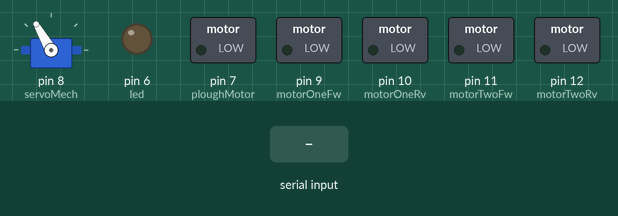
Simulated run of this sketch. Board: Arduino Uno, built with avr-gcc and run on an emulated ATmega328P. Shown: servo, switched loads named in the sketch (green lamp = pin HIGH), output pins drawn as LEDs (lit = HIGH). Dashed ring = blinking. The inputs (shaded band) are chosen by the test bench.

Above: at 1.2 s.
1.3 s: "M" received over Serial
At 1.6 s:
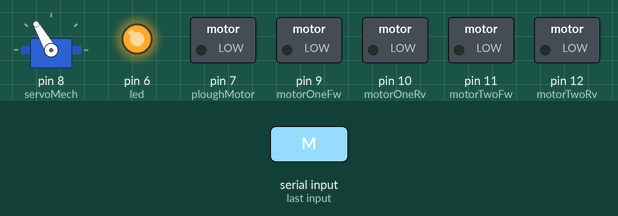
2.8 s: "F" received over Serial
At 3.9 s:
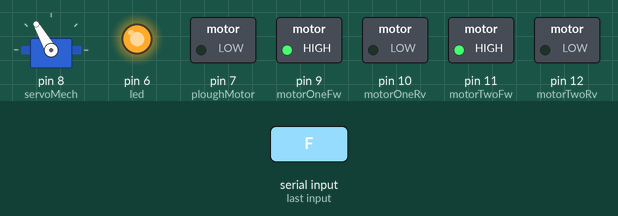
4.3 s: "B" received over Serial
At 5.1 s:
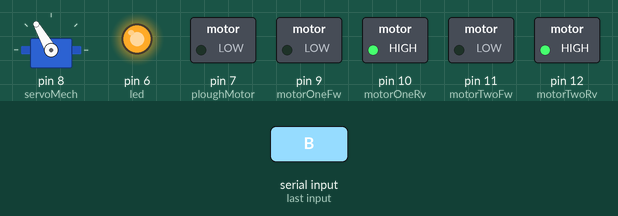
5.8 s: "L" received over Serial
At 6.2 s:
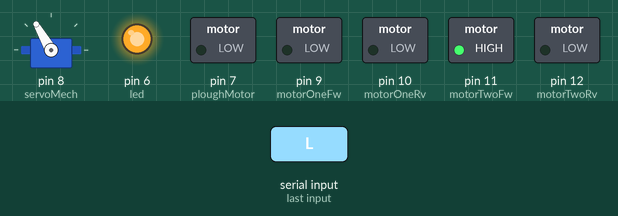
7.3 s: "R" received over Serial
At 8.5 s:
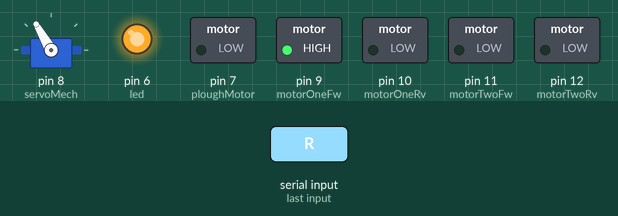
8.8 s: "P" received over Serial
At 9.87 s:
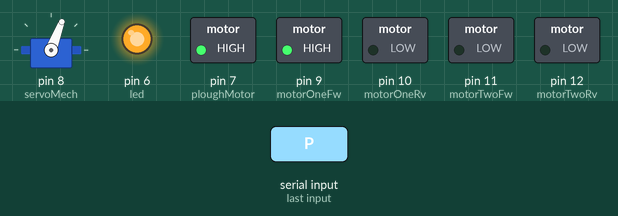
Timing chart, 0 to 12.8 s (numbered marks = the images above; inputs shaded):
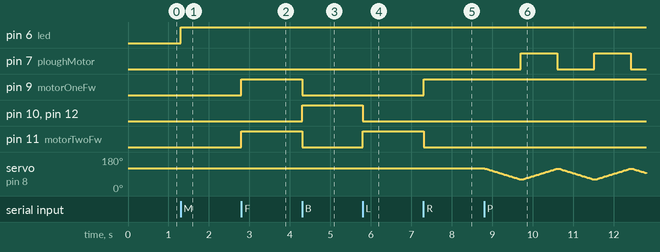

Measured:
- after the input at 1.3 s, pin 6 (led): LOW → HIGH at once
- after the input at 2.8 s, pin 9 (motorOneFw), pin 11 (motorTwoFw): LOW → HIGH at once
- after the input at 4.3 s, pin 9 (motorOneFw), pin 11 (motorTwoFw): HIGH → LOW at once; pin 10 (motorOneRv), pin 12 (motorTwoRv): LOW → HIGH at once
- after the input at 5.8 s, pin 10 (motorOneRv), pin 12 (motorTwoRv): HIGH → LOW at once; pin 11 (motorTwoFw): LOW → HIGH at once
- after the input at 7.3 s, pin 9 (motorOneFw): LOW → HIGH at once; pin 11 (motorTwoFw): HIGH → LOW at once

The sketch:

seedsawign.ino
```cpp
#include <Servo.h>

#include <SoftwareSerial.h>


int motorOneFw = 9;
int motorOneRv = 10;
int motorTwoFw = 11;
int motorTwoRv = 12;
int ploughMotor = 7;
int led = 6;
char order;
int functionState = 0 ;
int servoState = 1;
Servo servoMech ;
SoftwareSerial mySerial(2, 3); // RX, TX
void setup()
{
servoMech.attach(8);

pinMode(led, OUTPUT);
pinMode(ploughMotor, OUTPUT);
pinMode(motorOneFw, OUTPUT);
pinMode(motorOneRv, OUTPUT);
pinMode(motorTwoFw, OUTPUT);
pinMode(motorTwoRv, OUTPUT);
Serial.begin(9600);
 mySerial.begin(57600);

mySerial.println(" ROBOT ::OFF ");
 servoMech.write(120);
}

void loop()
{
  while (Serial.available() > 0)
  {
  order = Serial.read();
  mySerial.println(order);
  }

  if( order == 'F'&&  functionState == 1) // Forward
    {
              forward();
    }
  else if(order == 'B'&&  functionState == 1) // Backward
    {
              backward();
    }

    else if(order == 'L'&&  functionState == 1) //Left
    {
               left();
    }
    else if(order == 'R'&&  functionState == 1) //Right
    {
            right();
    }

  else if(order == 'X') //Stop
    {

            Stop();

    }
    else if(order == 'M') //Stop
    {

           start();

    }
    else if(order == '0' &&  functionState == 1) //stop the move
    {


                 digitalWrite(motorOneFw, LOW);
                 digitalWrite(motorOneRv, LOW);
                 digitalWrite(motorTwoFw, LOW);
                 digitalWrite(motorTwoRv, LOW);


    }
     else if(order == 'P'&&  functionState == 1) //lower servo and gear
    {
          int  temp = 1;
      if (servoState == 1 && temp ==1){
              temp ==0;
              servoState = 0;
               startPlough();


        }
        else if (servoState == 0 && temp ==1){
              temp ==0;
              servoState = 1;
              stopPlough();
          }


    }


}
void forward(){
       digitalWrite(motorOneFw, HIGH);
        digitalWrite(motorOneRv, LOW);
      digitalWrite(motorTwoFw, HIGH);
      digitalWrite(motorTwoRv, LOW);
     mySerial.println(" ROBOT ::MOVED FORWARD");


  }
  void backward(){

      digitalWrite(motorOneFw, LOW);
      digitalWrite(motorOneRv, HIGH);
      digitalWrite(motorTwoFw, LOW);
      digitalWrite(motorTwoRv, HIGH);
      mySerial.println(" ROBOT ::moved BACK ");
    }

     void left(){

    digitalWrite(motorOneFw, LOW);
    digitalWrite(motorOneRv, LOW);
    digitalWrite(motorTwoFw, HIGH);
    digitalWrite(motorTwoRv, LOW);
    mySerial.println(" ROBOT ::TURNED LEFT ");

    }


     void right(){
     digitalWrite(motorOneFw, HIGH);
    digitalWrite(motorOneRv, LOW);
    digitalWrite(motorTwoFw, LOW);
    digitalWrite(motorTwoRv, LOW);
      mySerial.println(" ROBOT ::TURNED RIGHT ");


    }
    void Stop(){

       functionState =0;
         mySerial.println(" ROBOT ::STOPPED");
       digitalWrite(motorOneFw, LOW);
       digitalWrite(motorOneRv, LOW);
       digitalWrite(motorTwoFw, LOW);
       digitalWrite(motorTwoRv, LOW);


                digitalWrite(ploughMotor, LOW);
                digitalWrite(led, LOW);


      }

      void start(){
       functionState =1;
       mySerial.println(" ROBOT ::TURNED ON ");
        digitalWrite(led, HIGH);


        }

 void  startPlough(){

           for(int i=120 ; i> 60; i --){
                         servoMech.write(i);
                         delay(15);

                      }

           digitalWrite(ploughMotor, HIGH);


          }

 void   stopPlough(){

              for(int i=60 ; i< 120; i ++){
                         servoMech.write(i);
                         delay(15);

                      }
                digitalWrite(ploughMotor, LOW);


          }
```
